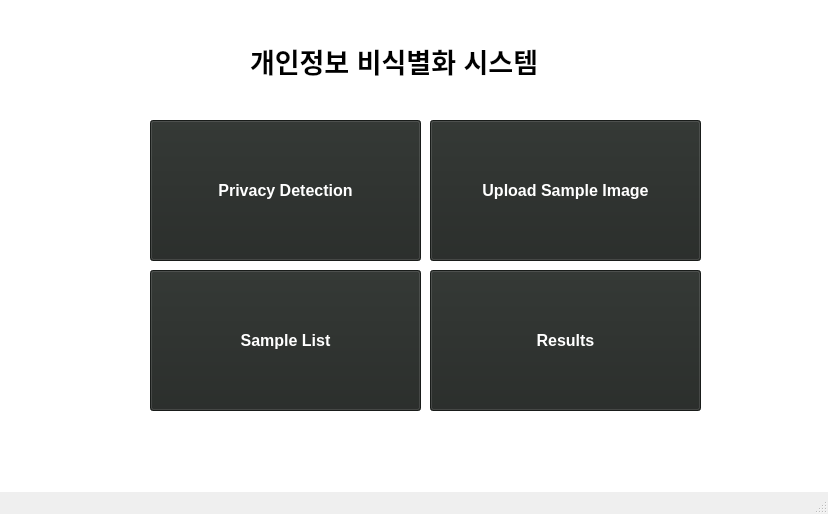
<?xml version="1.0" encoding="UTF-8"?>
<ui version="4.0">
 <class>MainWindow</class>
 <widget class="QMainWindow" name="MainWindow">
  <property name="geometry">
   <rect>
    <x>0</x>
    <y>0</y>
    <width>828</width>
    <height>514</height>
   </rect>
  </property>
  <property name="font">
   <font>
    <pointsize>9</pointsize>
   </font>
  </property>
  <property name="windowTitle">
   <string>MainWindow</string>
  </property>
  <widget class="QWidget" name="centralwidget">
   <widget class="QLabel" name="label">
    <property name="geometry">
     <rect>
      <x>-10</x>
      <y>-70</y>
      <width>851</width>
      <height>621</height>
     </rect>
    </property>
    <property name="font">
     <font>
      <pointsize>9</pointsize>
      <bold>false</bold>
     </font>
    </property>
    <property name="styleSheet">
     <string notr="true">background-color:white;</string>
    </property>
    <property name="text">
     <string/>
    </property>
   </widget>
   <widget class="QPushButton" name="pushButton">
    <property name="geometry">
     <rect>
      <x>430</x>
      <y>120</y>
      <width>271</width>
      <height>141</height>
     </rect>
    </property>
    <property name="font">
     <font>
      <pointsize>12</pointsize>
      <bold>true</bold>
     </font>
    </property>
    <property name="styleSheet">
     <string notr="true">background-color:rgb(35, 39, 36);
color:white;</string>
    </property>
    <property name="text">
     <string>Upload Sample Image</string>
    </property>
   </widget>
   <widget class="QPushButton" name="pushButton_2">
    <property name="geometry">
     <rect>
      <x>430</x>
      <y>270</y>
      <width>271</width>
      <height>141</height>
     </rect>
    </property>
    <property name="font">
     <font>
      <pointsize>12</pointsize>
      <bold>true</bold>
     </font>
    </property>
    <property name="styleSheet">
     <string notr="true">background-color:rgb(35, 39, 36);
color:white;</string>
    </property>
    <property name="text">
     <string>Results</string>
    </property>
   </widget>
   <widget class="QPushButton" name="pushButton_4">
    <property name="geometry">
     <rect>
      <x>150</x>
      <y>120</y>
      <width>271</width>
      <height>141</height>
     </rect>
    </property>
    <property name="font">
     <font>
      <pointsize>12</pointsize>
      <bold>true</bold>
     </font>
    </property>
    <property name="styleSheet">
     <string notr="true">background-color:rgb(35, 39, 36);
color:white;</string>
    </property>
    <property name="text">
     <string>Privacy Detection</string>
    </property>
   </widget>
   <widget class="QPushButton" name="pushButton_6">
    <property name="geometry">
     <rect>
      <x>150</x>
      <y>270</y>
      <width>271</width>
      <height>141</height>
     </rect>
    </property>
    <property name="font">
     <font>
      <pointsize>12</pointsize>
      <bold>true</bold>
     </font>
    </property>
    <property name="styleSheet">
     <string notr="true">background-color:rgb(35, 39, 36);
color:white;</string>
    </property>
    <property name="text">
     <string>Sample List</string>
    </property>
   </widget>
   <widget class="QLabel" name="label_3">
    <property name="geometry">
     <rect>
      <x>250</x>
      <y>30</y>
      <width>321</width>
      <height>61</height>
     </rect>
    </property>
    <property name="font">
     <font>
      <pointsize>20</pointsize>
      <bold>true</bold>
     </font>
    </property>
    <property name="text">
     <string>개인정보 비식별화 시스템</string>
    </property>
   </widget>
  </widget>
  <widget class="QStatusBar" name="statusbar"/>
  <widget class="QMenuBar" name="menubar">
   <property name="geometry">
    <rect>
     <x>0</x>
     <y>0</y>
     <width>828</width>
     <height>22</height>
    </rect>
   </property>
  </widget>
 </widget>
 <resources/>
 <connections/>
</ui>
